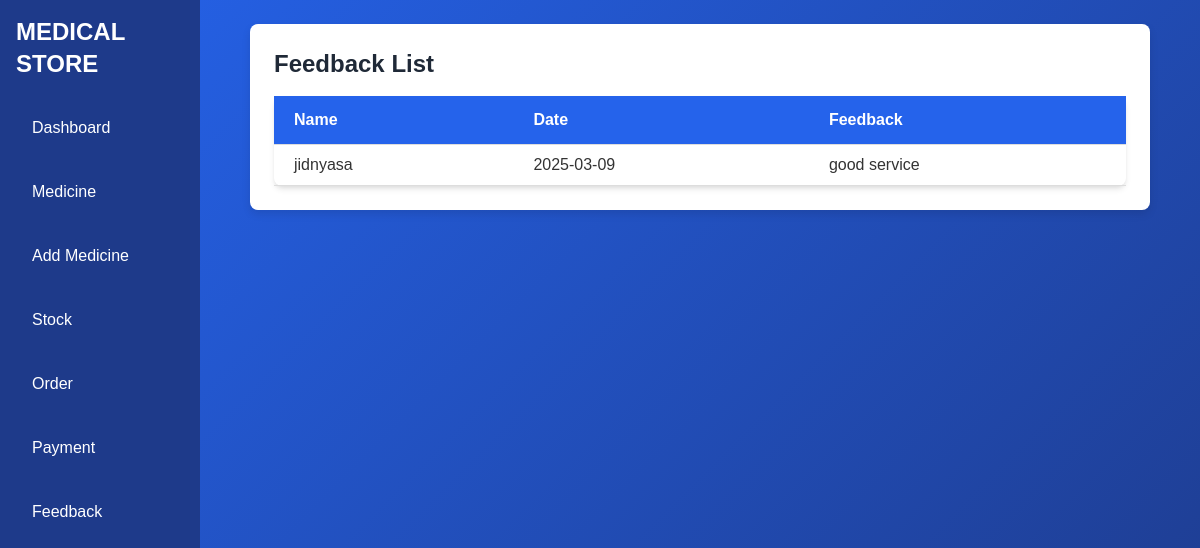
Screenshot of /view_feedback.php with the database file from the repository.
### tables this page shows
CREATE TABLE `feedback` (
  `fb_id` varchar(20) NOT NULL,
  `name` varchar(50) NOT NULL,
  `feedback` varchar(200) NOT NULL,
  `date` date NOT NULL
);

### view_feedback.php (the view, shortened to what this page needs)
<!DOCTYPE html>
<html lang="en">
<head>
    <link href="https://cdn.jsdelivr.net/npm/tailwindcss@2.2.19/dist/tailwind.min.css" rel="stylesheet">
</head>
<body>
    <div class="flex">
        <div class="w-1/6 custom-sidebar text-white h-screen p-4">
            <h1 class="text-2xl font-bold mb-6">MEDICAL STORE</h1>
            <ul>
                <li class="mt-4"><a href="admin.php">Dashboard</a></li>
                <li class="mt-4"><a href="medicine.php">Medicine</a></li>
                <li class="mt-4"><a href="add_medicine.php">Add Medicine</a></li>
                <li class="mt-4"><a href="stock.php">Stock</a></li>
                <li class="mt-4"><a href="view_order.php">Order</a></li>
                <li class="mt-4"><a href="view_payment.php">Payment</a></li>
                <li class="mt-4"><a href="view_feedback.php">Feedback</a></li>
            </ul>
        </div>
        <div class="w-5/6 p-6">
            <div class="custom-card">
                <h1 class="text-2xl font-bold mb-4 text-gray-800">Feedback List</h1>
                <table class="min-w-full bg-white shadow-md rounded-lg">
                    <thead class="table-header">
                        <tr>
                            <th class="py-3 px-5">Name</th>
                            <th class="py-3 px-5">Date</th>
                            <th class="py-3 px-5">Feedback</th>
                        </tr>
                    </thead>
                    <tbody>
                        <?php
                        $servername = "localhost";
                        $username = "root";
                        $password = "";
                        $dbname = "webdb";
                        $conn = new mysqli($servername, $username, $password, $dbname);
                        $sql = "SELECT name, date, feedback FROM feedback";
                        $result = $conn->query($sql);
                        if ($result->num_rows > 0) {
                            while ($row = $result->fetch_assoc()) {
                                echo "<tr class='border-b hover:bg-gray-100'>";
                                echo "<td class='py-2 px-5'>" . htmlspecialchars($row['name']) . "</td>";
                                echo "<td class='py-2 px-5'>" . htmlspecialchars($row['date']) . "</td>";
                                echo "<td class='py-2 px-5'>" . htmlspecialchars($row['feedback']) . "</td>";
                                echo "</tr>";
                            }
                        } else {
                            echo "<tr><td colspan='3' class='py-2 px-4 border-b text-center'>No feedback available</td></tr>";
                        }
                        ?>
                    </tbody>
                </table>
            </div>
        </div>
    </div>
</body>
</html>

### view_feedback.php (style rules this page uses)
body { background: linear-gradient(135deg, #2563EB, #1E3A8A); font-family: 'Arial', sans-serif; color: white; }
.custom-sidebar { background: #1E3A8A; min-height: 100vh; }
.custom-sidebar li { padding: 12px 16px; cursor: pointer; transition: background 0.3s; }
.custom-card { background: white; padding: 24px; border-radius: 8px; box-shadow: 0 4px 8px rgba(0, 0, 0, 0.1); color: #333; max-width: 900px; margin: auto; }
.table-header { background-color: #2563EB; color: white; }
table { width: 100%; border-collapse: collapse; }
th, td { padding: 1rem; text-align: left; border-bottom: 1px solid #ddd; }
th { background: #2563EB; color: white; }

### rows the page displays
feedback: name "jidnyasa", date "2025-03-09", feedback "good service"
